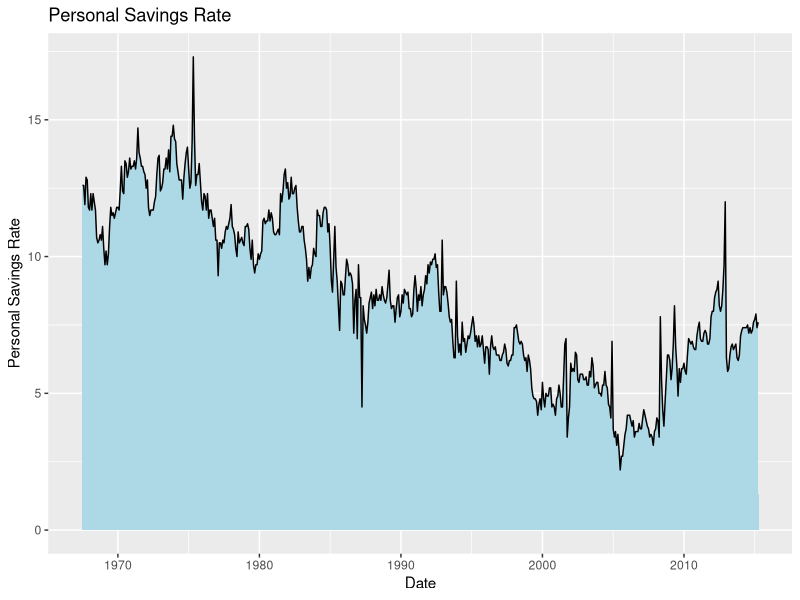

Generate this figure with R:
# Area Charts with Time Series

# Basic area chart on Economics Data

library(ggplot2)

ggplot(economics, aes(x = date, y = psavert))+
  geom_area(fill="lightblue", color = "black")+
  labs(title = "Personal Savings Rate", x = "Date", y = "Personal Savings Rate")
